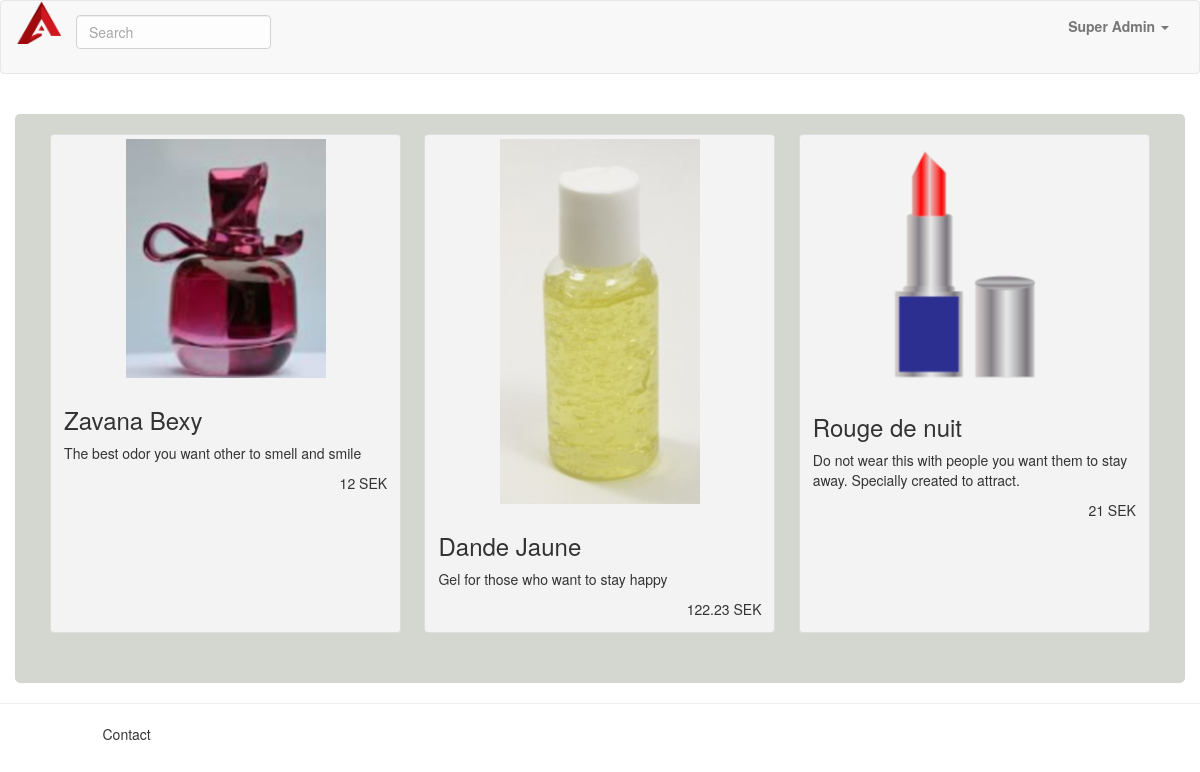
Screenshot of / (signed in) with the database file from the repository.
### tables this page shows
CREATE TABLE `purchase_item` (
  `id` int(11) UNSIGNED NOT NULL,
  `name` varchar(30) NOT NULL,
  `alt` varchar(20) DEFAULT NULL,
  `title` varchar(100) NOT NULL,
  `picture` text NOT NULL,
  `price` float NOT NULL,
  `currency` enum('SEK','USD','EUR','YEN') DEFAULT 'SEK',
  `description` text,
  `available` int(4) NOT NULL DEFAULT '1',
  `active` int(1) NOT NULL DEFAULT '1'
);

### App/Controllers/Home.php (called while the page is built, shortened)
<?php
class Home extends \Core\Controller
{
    public function indexAction()
    {
        View::render('Home/index.php', [
            'logged' => User::getIsLogged(),
            'items' => Item::findAll(1)
        ]);
    }
}

### Core/Router.php (called while the page is built, shortened)
<?php
class Router
{
    protected $routes = [];
    protected $params = [];
    public function add($route, $params = [])
    {
        $route = preg_replace('/\//', '\\/', $route);
        $route = preg_replace('/\{([a-z]+)\}/', '(?P<\1>[a-z-]+)', $route);
        $route = preg_replace('/\{([a-z]+):([^\}]+)\}/', '(?P<\1>\2)', $route);
        $route = '/^' . $route . '$/i';
        $this->routes[$route] = $params;
    }
    public function match($url)
    {
        foreach ($this->routes as $route => $params) {
            if (preg_match($route, $url, $matches)) {
                $this->params = $params;
                return true;
            }
        }
        return false;
    }
    public function dispatch($url)
    {
        $url = $this->removeQueryStringVariables($url);
        if ($this->match($url)) {
            $controller = $this->params['controller'];
            $controller = $this->convertToStudlyCaps($controller);
            $controller = $this->getNamespace() . $controller;
            if (class_exists($controller)) {
                $controller_object = new $controller($this->params);
                $action = $this->params['action'];
                $action = $this->convertToCamelCase($action);
                if (preg_match('/action$/i', $action) == 0) {
                    return $controller_object->$action();
                } else {
                    throw new \Exception("Method $action in controller $controller cannot be called directly - remove the Action suffix to call this method");
                }
            } else {
                throw new \Exception("Controller class $controller not found");
            }
        } else {
            throw new \Exception('No route matched.', 404);
        }
    }
    protected function convertToStudlyCaps($string)
    {
        return str_replace(' ', '', ucwords(str_replace('-', ' ', $string)));
    }
    protected function convertToCamelCase($string)
    {
        return lcfirst($this->convertToStudlyCaps($string));
    }
    protected function removeQueryStringVariables($url)
    {
        return $url;
    }
    protected function getNamespace()
    {
        $namespace = 'App\Controllers\\';
        return $namespace;
    }
}

### public/index.php (called while the page is built, shortened)
<?php
$router = new Core\Router();
$router->add('', ['controller' => 'Home', 'action' => 'index']);
$router->add('/', ['controller' => 'Home', 'action' => 'index']);
$router->add('user/login', ['controller' => 'UserController', 'action' => 'login']);
$router->add('user/signup', ['controller' => 'UserController', 'action' => 'signup']);
$router->add('user/logout', ['controller' => 'UserController', 'action' => 'logout']);
$router->add('user/userFound', ['controller' => 'UserController', 'action' => 'userFound']);
$router->add('user/policy', ['controller' => 'UserController', 'action' => 'policy']);
$router->add('user/profile', ['controller' => 'UserController', 'action' => 'view']);
$router->add('user/update', ['controller' => 'UserController', 'action' => 'update']);
$router->add('user/citylist', ['controller' => 'UserController', 'action' => 'citylist']);
$router->add('item/update', ['controller' => 'ItemController', 'action' => 'update']);
$router->add('item/handle', ['controller' => 'ItemController', 'action' => 'handle']);
$router->add('item/edit', ['controller' => 'ItemController', 'action' => 'edit']);
$router->add('item/delete', ['controller' => 'ItemController', 'action' => 'delete']);
$router->add('purchase/cart', ['controller' => 'PurchaseController', 'action' => 'cart']);
$router->add('purchase/towish', ['controller' => 'PurchaseController', 'action' => 'towish']);
$router->add('purchase/disposeof', ['controller' => 'PurchaseController', 'action' => 'disposeof']);
$router->add('purchase/wish', ['controller' => 'PurchaseController', 'action' => 'wish']);
$router->add('purchase/execute', ['controller' => 'PurchaseController', 'action' => 'execute']);
$router->add('/document/pay', ['controller' => 'DocumentController', 'action' => 'purchase']);
$router->add('/document/join', ['controller' => 'DocumentController', 'action' => 'menber']);
$router->add('{controller}/{action}');
$router->dispatch($_SERVER['QUERY_STRING']);

### App/Models/Item.php (called while the page is built, shortened)
<?php
class Item extends \Core\Model
{
    public static function findAll($active=null)
    {
        $db = static::getDB();
        if (is_null($active)) {
            $products = $db->prepare("SELECT * FROM purchase_item");
            $products->execute();
        } else {
            $products = $db->prepare("SELECT * FROM purchase_item WHERE active = :active");
            $products->execute(['active' => $active]);
        }
        return $products->fetchAll(PDO::FETCH_ASSOC);
    }
}

### App/Views/Home/index.php (the view, shortened to what this page needs)
<?php include realpath(dirname(__DIR__)."/layout/top.php");?>
<article>
<br style="clear: both" />
<div class="container cart">
<?php
    foreach ($items as $item) { ?>
	    <div class="thumbnail">
	      <img src=<?= $item['picture']?> alt="Cosmetic" class="img-responsive" alt="<?= $item['alt']?>"
	      	   title="<?= $item['title']?>">
	      <div class="caption">
	        <h3><?= $item['name']?></h3>
	        <p class="description"><?= $item['description']?></p>
	        <div class="clearfix">
	        	<div class="price pull-right"><?= $item['price']?> <?= $item['currency']?></div>
			</div>
	      </div>
	    </div>
<?php } ?>
</div>
</article>
<?php include realpath(dirname(__DIR__)."/layout/bottom.php");?>

### public/assets/css/style.css (style rules this page uses)
* { box-sizing: border-box; }
.container { position: relative; border-radius: 5px; background-color: #f2f2f2; padding: 20px 0 30px 0; overflow: hidden; }
.clearfix::after { content: ""; clear: both; display: table; }
.cart { background-color: #d3d7cf; display: -webkit-flex; display: -ms-flexbox; display: flex; overflow: hidden; flex-flow: row wrap; justify-content: space-around; }
.cart .thumbnail { background-color: #f3f3f3; flex: 1 1 auto; max-width: 30%; }

### rows the page displays
purchase_item: picture (picture), name "Zavana Bexy", description "The best odor you want other to smell and smile", price "12", currency "SEK"
purchase_item: picture (picture), name "Dande Jaune", description "Gel for those who want to stay happy", price "122.23", currency "SEK"
purchase_item: picture (picture), name "Rouge de nuit", description "Do not wear this with people you want them to stay away. Specially created to attract.", price "21", currency "SEK"

### other values shown
$_SESSION['NAME'] "Super Admin"
